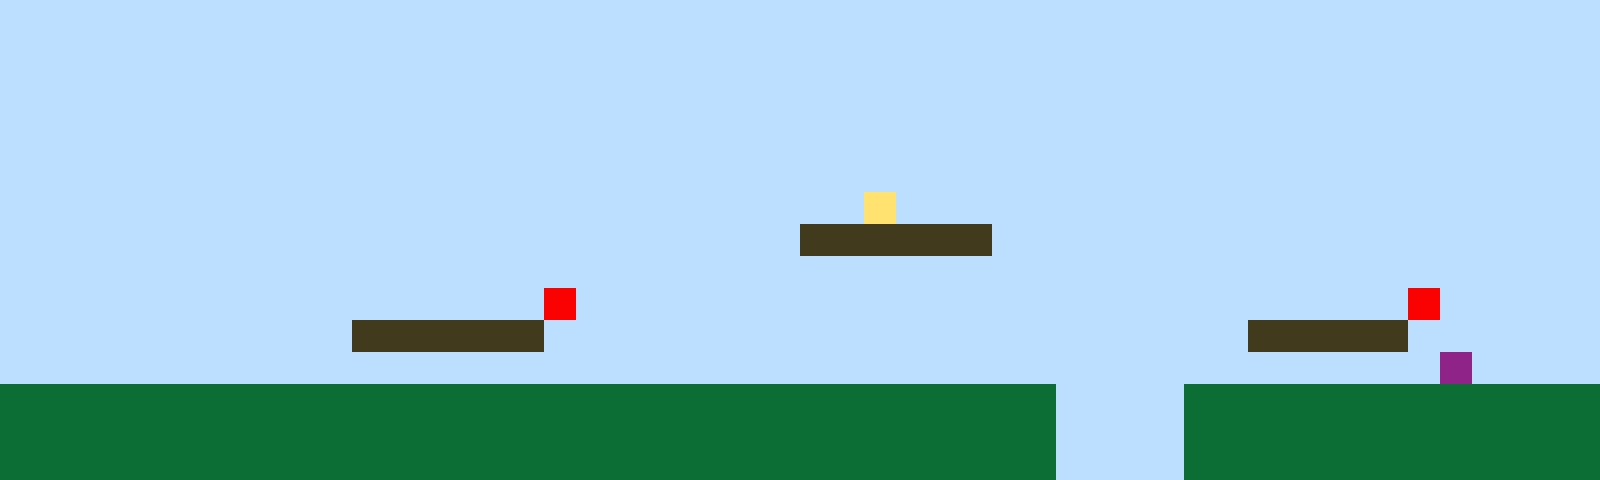

Rendered tile map (Tiled .tmx) drawn with the repository's tilesets; below, a short description and the full map source, tile grids included:
An orthogonal 50x15 tile map with 32x32 px tiles, 1 tile layer (Tile Layer 1).

<map version="1.10" tiledversion="1.11.2" orientation="orthogonal" renderorder="right-up" width="50" height="15" tilewidth="32" tileheight="32" infinite="0" nextlayerid="2" nextobjectid="1"><editorsettings><export target="map1.csv" format="csv" /></editorsettings><tileset firstgid="1" name="sprites" tilewidth="32" tileheight="32" tilecount="6" columns="3"><image source="sprites.png" width="96" height="64" /></tileset><layer id="1" name="Tile Layer 1" width="50" height="15"><data encoding="csv">1,1,1,1,1,1,1,1,1,1,1,1,1,1,1,1,1,1,1,1,1,1,1,1,1,1,1,1,1,1,1,1,1,1,1,1,1,1,1,1,1,1,1,1,1,1,1,1,1,1,1,1,1,1,1,1,1,1,1,1,1,1,1,1,1,1,1,1,1,1,1,1,1,1,1,1,1,1,1,1,1,1,1,1,1,1,1,1,1,1,1,1,1,1,1,1,1,1,1,1,1,1,1,1,1,1,1,1,1,1,1,1,1,1,1,1,1,1,1,1,1,1,1,1,1,1,1,1,1,1,1,1,1,1,1,1,1,1,1,1,1,1,1,1,1,1,1,1,1,1,1,1,1,1,1,1,1,1,1,1,1,1,1,1,1,1,1,1,1,1,1,1,1,1,1,1,1,1,1,1,1,1,1,1,1,1,1,1,1,1,1,1,1,1,1,1,1,1,1,1,1,1,1,1,1,1,1,1,1,1,1,1,1,1,1,1,1,1,1,1,1,1,1,1,1,1,1,1,1,1,1,1,1,1,1,1,1,1,1,1,1,1,1,1,1,1,1,1,1,1,1,1,1,1,1,1,1,1,1,1,1,1,1,1,1,1,1,1,1,1,1,1,1,1,1,1,1,1,1,1,1,1,1,1,1,1,1,1,1,1,1,1,1,1,1,1,1,1,1,1,1,1,1,1,1,1,1,1,1,1,1,1,1,1,1,1,1,1,1,1,1,1,1,1,1,1,1,4,1,1,1,1,1,1,1,1,1,1,1,1,1,1,1,1,1,1,1,1,1,1,1,1,1,1,1,1,1,1,1,1,1,1,1,1,1,1,1,1,1,1,1,1,1,1,1,3,3,3,3,3,3,1,1,1,1,1,1,1,1,1,1,1,1,1,1,1,1,1,1,1,1,1,1,1,1,1,1,1,1,1,1,1,1,1,1,1,1,1,1,1,1,1,1,1,1,1,1,1,1,1,1,1,1,1,1,1,1,1,1,1,1,1,1,1,1,1,1,1,1,1,1,1,1,1,1,1,1,1,1,1,1,1,1,1,1,1,1,5,1,1,1,1,1,1,1,1,1,1,1,1,1,1,1,1,1,1,1,1,1,1,1,1,1,1,5,1,1,1,1,1,1,1,1,1,1,1,1,1,1,1,1,3,3,3,3,3,3,1,1,1,1,1,1,1,1,1,1,1,1,1,1,1,1,1,1,1,1,1,1,3,3,3,3,3,1,1,1,1,1,1,1,1,1,1,1,1,1,1,1,1,1,1,1,1,1,1,1,1,1,1,1,1,1,1,1,1,1,1,1,1,1,1,1,1,1,1,1,1,1,1,1,1,1,1,1,6,1,1,1,1,2,2,2,2,2,2,2,2,2,2,2,2,2,2,2,2,2,2,2,2,2,2,2,2,2,2,2,2,2,2,2,2,2,1,1,1,1,2,2,2,2,2,2,2,2,2,2,2,2,2,2,2,2,2,2,2,2,2,2,2,2,2,2,2,2,2,2,2,2,2,2,2,2,2,2,2,2,2,2,2,2,2,2,1,1,1,1,2,2,2,2,2,2,2,2,2,2,2,2,2,2,2,2,2,2,2,2,2,2,2,2,2,2,2,2,2,2,2,2,2,2,2,2,2,2,2,2,2,2,2,2,2,2,1,1,1,1,2,2,2,2,2,2,2,2,2,2,2,2,2</data></layer></map>
